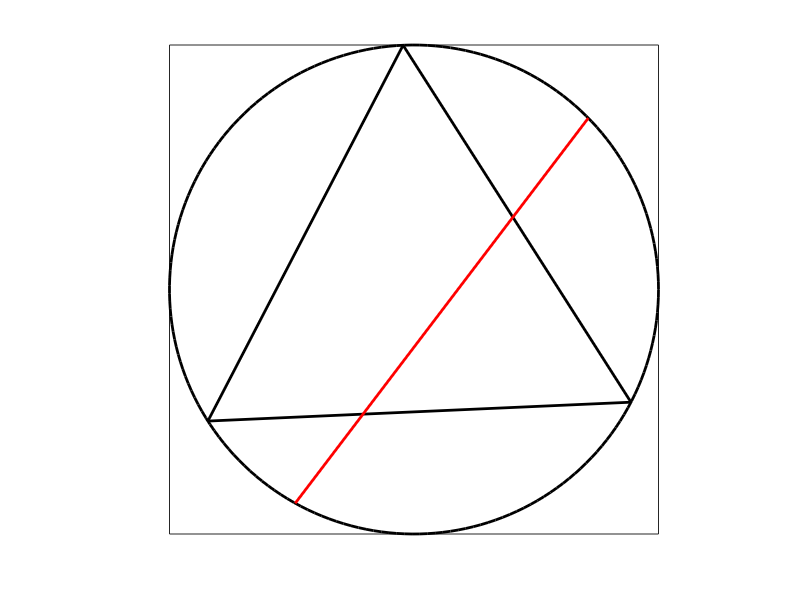

The MATLAB script that drew this image:
% Illustrates the Betrand paradox with a triangle in circle.
% See, for example, the Wikipedia article:
% https://en.wikipedia.org/wiki/Bertrand_paradox_(probability)
% Author: H. Paul Keeler, 2019.
% Website: hpaulkeeler.com
% Repository: github.com/hpaulkeeler/posts

close all; clearvars; clc;


r=1; %circle radius
x0=0; y0=0; %centre of circle

%points for circle
t=linspace(0,2*pi,200);
xp=r*cos(t); yp=r*sin(t);

%angles of triangle corners
thetaTri1=2*pi*rand(1);
thetaTri2=thetaTri1+2*pi/3;
thetaTri3=thetaTri1-2*pi/3;
%points for equalateral triangle
xTri1=x0+r*cos(thetaTri1);y1=x0+r*sin(thetaTri1);
xTri2=x0+r*cos(thetaTri2);y2=x0+r*sin(thetaTri2);
xTri3=x0+r*cos(thetaTri3);y3=x0+r*sin(thetaTri3);

%angles of chords 
thetaChord1=2*pi*rand(1);
thetaChord2=2*pi*rand(1);
%points chord
xChord1=x0+r*cos(thetaChord1);yChord1=x0+r*sin(thetaChord1);
xChord2=x0+r*cos(thetaChord2);yChord2=x0+r*sin(thetaChord2);

%Plotting
%draw circle
plot(x0+xp,y0+yp,'k','LineWidth',2);hold on;
axis square; 
axis tight;
xticks([]);yticks([]);

%draw triangle
plot([xTri1,xTri2],[y1,y2],'k','LineWidth',2);
plot([xTri2,xTri3],[y2,y3],'k','LineWidth',2);
plot([xTri3,xTri1],[y3,y1],'k','LineWidth',2);

%draw chord
plot([xChord1,xChord2],[yChord1,yChord2],'r','LineWidth',2);
    